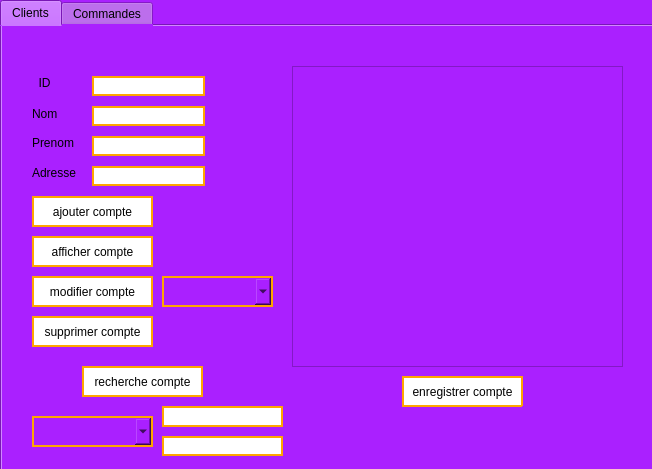
<?xml version="1.0" encoding="UTF-8"?>
<ui version="4.0">
 <class>Dialog</class>
 <widget class="QDialog" name="Dialog">
  <property name="geometry">
   <rect>
    <x>0</x>
    <y>0</y>
    <width>652</width>
    <height>469</height>
   </rect>
  </property>
  <property name="windowTitle">
   <string>Dialog</string>
  </property>
  <property name="styleSheet">
   <string notr="true"> background-color: rgb(170, 32, 255);
</string>
  </property>
  <widget class="QTabWidget" name="tabWidget">
   <property name="geometry">
    <rect>
     <x>0</x>
     <y>0</y>
     <width>661</width>
     <height>481</height>
    </rect>
   </property>
   <property name="toolTip">
    <string>&lt;html&gt;&lt;head/&gt;&lt;body&gt;&lt;p&gt;&lt;br/&gt;&lt;/p&gt;&lt;/body&gt;&lt;/html&gt;</string>
   </property>
   <property name="styleSheet">
    <string notr="true"> background-color: rgb(170, 32, 255);
</string>
   </property>
   <property name="currentIndex">
    <number>0</number>
   </property>
   <widget class="QWidget" name="tab_3">
    <attribute name="title">
     <string>Clients</string>
    </attribute>
    <widget class="QPushButton" name="pushButton_enregistrerct_2">
     <property name="geometry">
      <rect>
       <x>400</x>
       <y>350</y>
       <width>121</width>
       <height>31</height>
      </rect>
     </property>
     <property name="styleSheet">
      <string notr="true"> background-color:rgb(255, 255, 255);
font:bold  large &quot;times new roman&quot;;
border-width: 2px;
border-style:solid;
border-color:orange

;</string>
     </property>
     <property name="text">
      <string>enregistrer compte</string>
     </property>
    </widget>
    <widget class="QPushButton" name="pushButton_ajouterct_2">
     <property name="geometry">
      <rect>
       <x>30</x>
       <y>170</y>
       <width>121</width>
       <height>31</height>
      </rect>
     </property>
     <property name="styleSheet">
      <string notr="true"> background-color:rgb(255, 255, 255);
font:bold  large &quot;times new roman&quot;;
border-width: 2px;
border-style:solid;
border-color:orange
;</string>
     </property>
     <property name="text">
      <string>ajouter compte</string>
     </property>
    </widget>
    <widget class="QPushButton" name="pushButton_suprimerct_2">
     <property name="geometry">
      <rect>
       <x>30</x>
       <y>290</y>
       <width>121</width>
       <height>31</height>
      </rect>
     </property>
     <property name="styleSheet">
      <string notr="true"> background-color:rgb(255, 255, 255);
font:bold  large &quot;times new roman&quot;;
border-width: 2px;
border-style:solid;
border-color:orange

;</string>
     </property>
     <property name="text">
      <string>supprimer compte</string>
     </property>
    </widget>
    <widget class="QPushButton" name="pushButton_afficherct_2">
     <property name="geometry">
      <rect>
       <x>30</x>
       <y>210</y>
       <width>121</width>
       <height>31</height>
      </rect>
     </property>
     <property name="styleSheet">
      <string notr="true"> background-color:rgb(255, 255, 255);
font:bold  large &quot;times new roman&quot;;
border-width: 2px;
border-style:solid;
border-color:orange
;</string>
     </property>
     <property name="text">
      <string>afficher compte</string>
     </property>
    </widget>
    <widget class="QLabel" name="label_9">
     <property name="geometry">
      <rect>
       <x>30</x>
       <y>50</y>
       <width>47</width>
       <height>14</height>
      </rect>
     </property>
     <property name="styleSheet">
      <string notr="true">
font:bold  large &quot;times new roman&quot;</string>
     </property>
     <property name="text">
      <string>  ID  </string>
     </property>
    </widget>
    <widget class="QLabel" name="label_10">
     <property name="geometry">
      <rect>
       <x>30</x>
       <y>80</y>
       <width>31</width>
       <height>16</height>
      </rect>
     </property>
     <property name="styleSheet">
      <string notr="true">
font:bold  large &quot;times new roman&quot;</string>
     </property>
     <property name="text">
      <string>Nom</string>
     </property>
    </widget>
    <widget class="QLabel" name="label_11">
     <property name="geometry">
      <rect>
       <x>30</x>
       <y>110</y>
       <width>47</width>
       <height>14</height>
      </rect>
     </property>
     <property name="styleSheet">
      <string notr="true">
font:bold  large &quot;times new roman&quot;</string>
     </property>
     <property name="text">
      <string>Prenom</string>
     </property>
    </widget>
    <widget class="QLabel" name="label_12">
     <property name="geometry">
      <rect>
       <x>30</x>
       <y>140</y>
       <width>47</width>
       <height>14</height>
      </rect>
     </property>
     <property name="styleSheet">
      <string notr="true">
font:bold  large &quot;times new roman&quot;</string>
     </property>
     <property name="text">
      <string>Adresse</string>
     </property>
    </widget>
    <widget class="QLineEdit" name="lineEdit_ID_2">
     <property name="geometry">
      <rect>
       <x>90</x>
       <y>50</y>
       <width>113</width>
       <height>20</height>
      </rect>
     </property>
     <property name="styleSheet">
      <string notr="true"> background-color:rgb(255, 255, 255);
font:bold  large &quot;times new roman&quot;;
border-width: 2px;
border-style:solid;
border-color:orange
;</string>
     </property>
    </widget>
    <widget class="QLineEdit" name="lineEdit_nom_2">
     <property name="geometry">
      <rect>
       <x>90</x>
       <y>80</y>
       <width>113</width>
       <height>20</height>
      </rect>
     </property>
     <property name="styleSheet">
      <string notr="true"> background-color:rgb(255, 255, 255);
font:bold  large &quot;times new roman&quot;;
border-width: 2px;
border-style:solid;
border-color:orange
;</string>
     </property>
    </widget>
    <widget class="QLineEdit" name="lineEdit_prenom_2">
     <property name="geometry">
      <rect>
       <x>90</x>
       <y>110</y>
       <width>113</width>
       <height>20</height>
      </rect>
     </property>
     <property name="styleSheet">
      <string notr="true"> background-color:rgb(255, 255, 255);
font:bold  large &quot;times new roman&quot;;
border-width: 2px;
border-style:solid;
border-color:orange
;</string>
     </property>
    </widget>
    <widget class="QLineEdit" name="lineEdit_adresse_2">
     <property name="geometry">
      <rect>
       <x>90</x>
       <y>140</y>
       <width>113</width>
       <height>20</height>
      </rect>
     </property>
     <property name="styleSheet">
      <string notr="true"> background-color:rgb(255, 255, 255);
font:bold  large &quot;times new roman&quot;;
border-width: 2px;
border-style:solid;
border-color:orange
;</string>
     </property>
    </widget>
    <widget class="QPushButton" name="pushButton_rechercherco_2">
     <property name="geometry">
      <rect>
       <x>80</x>
       <y>340</y>
       <width>121</width>
       <height>31</height>
      </rect>
     </property>
     <property name="styleSheet">
      <string notr="true"> background-color:rgb(255, 255, 255);
font:bold  large &quot;times new roman&quot;;
border-width: 2px;
border-style:solid;
border-color:orange
;</string>
     </property>
     <property name="text">
      <string>recherche compte</string>
     </property>
    </widget>
    <widget class="QTableView" name="tableView_client_2">
     <property name="geometry">
      <rect>
       <x>290</x>
       <y>40</y>
       <width>331</width>
       <height>301</height>
      </rect>
     </property>
     <property name="styleSheet">
      <string notr="true"/>
     </property>
    </widget>
    <widget class="QPushButton" name="pushButton_modifierct_2">
     <property name="geometry">
      <rect>
       <x>30</x>
       <y>250</y>
       <width>121</width>
       <height>31</height>
      </rect>
     </property>
     <property name="styleSheet">
      <string notr="true"> background-color:rgb(255, 255, 255);
font:bold  large &quot;times new roman&quot;;
border-width: 2px;
border-style:solid;
border-color:orange
;</string>
     </property>
     <property name="text">
      <string>modifier compte</string>
     </property>
    </widget>
    <widget class="QComboBox" name="comboBox_client_2">
     <property name="geometry">
      <rect>
       <x>30</x>
       <y>390</y>
       <width>121</width>
       <height>31</height>
      </rect>
     </property>
     <property name="styleSheet">
      <string notr="true">
font:bold  large &quot;times new roman&quot;;
border-width: 2px;
border-style:solid;
border-color:orange
;</string>
     </property>
    </widget>
    <widget class="QLineEdit" name="lineEdit_recherche_2">
     <property name="geometry">
      <rect>
       <x>160</x>
       <y>380</y>
       <width>121</width>
       <height>21</height>
      </rect>
     </property>
     <property name="styleSheet">
      <string notr="true"> background-color:rgb(255, 255, 255);
font:bold  large &quot;times new roman&quot;;
border-width: 2px;
border-style:solid;
border-color:orange
;</string>
     </property>
    </widget>
    <widget class="QLineEdit" name="lineEdit_reee_2">
     <property name="geometry">
      <rect>
       <x>160</x>
       <y>410</y>
       <width>121</width>
       <height>20</height>
      </rect>
     </property>
     <property name="styleSheet">
      <string notr="true"> background-color:rgb(255, 255, 255);
font:bold  large &quot;times new roman&quot;;
border-width: 2px;
border-style:solid;
border-color:orange
;</string>
     </property>
    </widget>
    <widget class="QComboBox" name="comboBox_modifiercli_2">
     <property name="geometry">
      <rect>
       <x>160</x>
       <y>250</y>
       <width>111</width>
       <height>31</height>
      </rect>
     </property>
     <property name="styleSheet">
      <string notr="true">
font:bold  large &quot;times new roman&quot;;
border-width: 2px;
border-style:solid;
border-color:orange
;</string>
     </property>
    </widget>
    <widget class="QLabel" name="label_pic_5">
     <property name="geometry">
      <rect>
       <x>520</x>
       <y>380</y>
       <width>141</width>
       <height>91</height>
      </rect>
     </property>
     <property name="text">
      <string/>
     </property>
     <property name="pixmap">
      <pixmap>../../Nouveau dossier/BRUH.png</pixmap>
     </property>
     <property name="scaledContents">
      <bool>true</bool>
     </property>
    </widget>
    <widget class="QLabel" name="label_pic_6">
     <property name="geometry">
      <rect>
       <x>330</x>
       <y>400</y>
       <width>211</width>
       <height>31</height>
      </rect>
     </property>
     <property name="text">
      <string/>
     </property>
     <property name="pixmap">
      <pixmap>../../bullshit/bbb.png</pixmap>
     </property>
    </widget>
   </widget>
   <widget class="QWidget" name="tab_4">
    <attribute name="title">
     <string>Commandes</string>
    </attribute>
    <widget class="QPushButton" name="pushButton_ajouterco_2">
     <property name="geometry">
      <rect>
       <x>20</x>
       <y>170</y>
       <width>121</width>
       <height>31</height>
      </rect>
     </property>
     <property name="styleSheet">
      <string notr="true"> background-color:rgb(255, 255, 255);
font:bold  large &quot;times new roman&quot;;
border-width: 2px;
border-style:solid;
border-color:orange
;</string>
     </property>
     <property name="text">
      <string>ajouter commande</string>
     </property>
    </widget>
    <widget class="QPushButton" name="pushButton_suprimerco_2">
     <property name="geometry">
      <rect>
       <x>20</x>
       <y>300</y>
       <width>121</width>
       <height>31</height>
      </rect>
     </property>
     <property name="styleSheet">
      <string notr="true"> background-color:rgb(255, 255, 255);
font:bold  large &quot;times new roman&quot;;
border-width: 2px;
border-style:solid;
border-color:orange
;</string>
     </property>
     <property name="text">
      <string>supprimer commande</string>
     </property>
    </widget>
    <widget class="QPushButton" name="pushButton_afficherco_2">
     <property name="geometry">
      <rect>
       <x>20</x>
       <y>210</y>
       <width>121</width>
       <height>31</height>
      </rect>
     </property>
     <property name="styleSheet">
      <string notr="true"> background-color:rgb(255, 255, 255);
font:bold  large &quot;times new roman&quot;;
border-width: 2px;
border-style:solid;
border-color:orange
;</string>
     </property>
     <property name="text">
      <string>afficher commande</string>
     </property>
    </widget>
    <widget class="QPushButton" name="pushButton_modifierco_2">
     <property name="geometry">
      <rect>
       <x>20</x>
       <y>250</y>
       <width>121</width>
       <height>31</height>
      </rect>
     </property>
     <property name="styleSheet">
      <string notr="true"> background-color:rgb(255, 255, 255);
font:bold  large &quot;times new roman&quot;;
border-width: 2px;
border-style:solid;
border-color:orange
;</string>
     </property>
     <property name="text">
      <string>modifier commande</string>
     </property>
    </widget>
    <widget class="QPushButton" name="pushButton_trierco_2">
     <property name="geometry">
      <rect>
       <x>10</x>
       <y>370</y>
       <width>121</width>
       <height>31</height>
      </rect>
     </property>
     <property name="styleSheet">
      <string notr="true"> background-color:rgb(255, 255, 255);
font:bold  large &quot;times new roman&quot;;
border-width: 2px;
border-style:solid;
border-color:orange
;</string>
     </property>
     <property name="text">
      <string>trier commande</string>
     </property>
    </widget>
    <widget class="QLabel" name="label_4">
     <property name="geometry">
      <rect>
       <x>10</x>
       <y>80</y>
       <width>101</width>
       <height>16</height>
      </rect>
     </property>
     <property name="styleSheet">
      <string notr="true">
font:bold  large &quot;times new roman&quot;</string>
     </property>
     <property name="text">
      <string>Nom de commande</string>
     </property>
     <property name="textFormat">
      <enum>Qt::AutoText</enum>
     </property>
    </widget>
    <widget class="QLineEdit" name="lineEdit_commande_2">
     <property name="geometry">
      <rect>
       <x>110</x>
       <y>80</y>
       <width>111</width>
       <height>21</height>
      </rect>
     </property>
     <property name="styleSheet">
      <string notr="true"> background-color:rgb(255, 255, 255);
font:bold  large &quot;times new roman&quot;;
border-width: 2px;
border-style:solid;
border-color:orange
;</string>
     </property>
    </widget>
    <widget class="QLabel" name="label_13">
     <property name="geometry">
      <rect>
       <x>10</x>
       <y>130</y>
       <width>121</width>
       <height>16</height>
      </rect>
     </property>
     <property name="styleSheet">
      <string notr="true">
font:bold  large &quot;times new roman&quot;</string>
     </property>
     <property name="text">
      <string>Nombre de commande</string>
     </property>
    </widget>
    <widget class="QSpinBox" name="spinBox_2">
     <property name="geometry">
      <rect>
       <x>140</x>
       <y>130</y>
       <width>42</width>
       <height>22</height>
      </rect>
     </property>
     <property name="styleSheet">
      <string notr="true">
font:bold  large &quot;times new roman&quot;;
border-width: 2px;
border-style:solid;
border-color:orange
;</string>
     </property>
    </widget>
    <widget class="QTableView" name="tableView_2">
     <property name="geometry">
      <rect>
       <x>290</x>
       <y>30</y>
       <width>351</width>
       <height>301</height>
      </rect>
     </property>
     <property name="styleSheet">
      <string notr="true"/>
     </property>
    </widget>
    <widget class="QLineEdit" name="lineEdit_IDCOMMANDES_2">
     <property name="geometry">
      <rect>
       <x>110</x>
       <y>40</y>
       <width>113</width>
       <height>20</height>
      </rect>
     </property>
     <property name="styleSheet">
      <string notr="true"> background-color:rgb(255, 255, 255);
font:bold  large &quot;times new roman&quot;;
border-width: 2px;
border-style:solid;
border-color:orange
;</string>
     </property>
    </widget>
    <widget class="QLabel" name="label_14">
     <property name="geometry">
      <rect>
       <x>60</x>
       <y>40</y>
       <width>47</width>
       <height>13</height>
      </rect>
     </property>
     <property name="styleSheet">
      <string notr="true">
font:bold  large &quot;times new roman&quot;</string>
     </property>
     <property name="text">
      <string>   ID</string>
     </property>
    </widget>
    <widget class="QPushButton" name="pushButton_enregistrerco_2">
     <property name="geometry">
      <rect>
       <x>410</x>
       <y>350</y>
       <width>131</width>
       <height>31</height>
      </rect>
     </property>
     <property name="styleSheet">
      <string notr="true"> background-color:rgb(255, 255, 255);
font:bold  large &quot;times new roman&quot;;
border-width: 2px;
border-style:solid;
border-color:orange
;</string>
     </property>
     <property name="text">
      <string>enregistrer commande</string>
     </property>
    </widget>
    <widget class="QComboBox" name="comboBox_commande_2">
     <property name="geometry">
      <rect>
       <x>140</x>
       <y>340</y>
       <width>121</width>
       <height>31</height>
      </rect>
     </property>
     <property name="styleSheet">
      <string notr="true">
font:bold  large &quot;times new roman&quot;;
border-width: 2px;
border-style:solid;
border-color:orange
;</string>
     </property>
    </widget>
    <widget class="QComboBox" name="comboBox_choix_2">
     <property name="geometry">
      <rect>
       <x>140</x>
       <y>390</y>
       <width>121</width>
       <height>31</height>
      </rect>
     </property>
     <property name="styleSheet">
      <string notr="true">
font:bold  large &quot;times new roman&quot;;
border-width: 2px;
border-style:solid;
border-color:orange
;</string>
     </property>
    </widget>
    <widget class="QComboBox" name="comboBox_modifiercoma_2">
     <property name="geometry">
      <rect>
       <x>150</x>
       <y>250</y>
       <width>121</width>
       <height>31</height>
      </rect>
     </property>
     <property name="styleSheet">
      <string notr="true">
font:bold  large &quot;times new roman&quot;;
border-width: 2px;
border-style:solid;
border-color:orange
;</string>
     </property>
    </widget>
    <widget class="QLabel" name="label_pic_7">
     <property name="geometry">
      <rect>
       <x>300</x>
       <y>410</y>
       <width>211</width>
       <height>31</height>
      </rect>
     </property>
     <property name="text">
      <string/>
     </property>
     <property name="pixmap">
      <pixmap>../../bullshit/bbb.png</pixmap>
     </property>
    </widget>
    <widget class="QLabel" name="label_pic_8">
     <property name="geometry">
      <rect>
       <x>510</x>
       <y>390</y>
       <width>141</width>
       <height>91</height>
      </rect>
     </property>
     <property name="text">
      <string/>
     </property>
     <property name="pixmap">
      <pixmap>../../Nouveau dossier/BRUH.png</pixmap>
     </property>
     <property name="scaledContents">
      <bool>true</bool>
     </property>
    </widget>
   </widget>
  </widget>
 </widget>
 <resources/>
 <connections/>
</ui>
